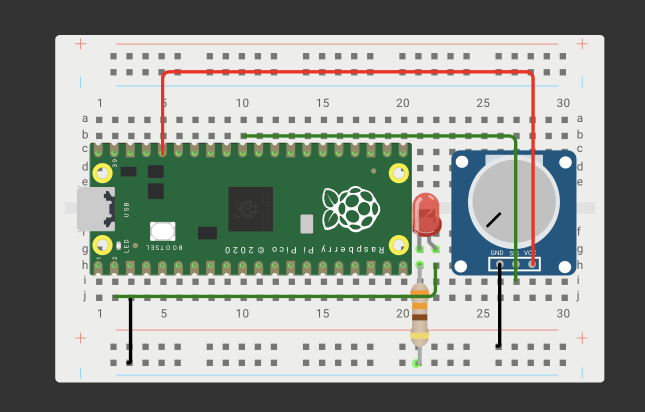
#> input picture archive/test.png, 1290 x 824 px (shown at 1/2 size)
$ python test_final.py
#> lines starting #> are read from the running program, lines starting #| are printed output that depends on the picture
import cv2
import tkinter as tk
from PIL import Image, ImageTk
from threading import Thread
import time
from typing import Dict, List


# ------------------------------
# Video function (runs in a thread)
# ------------------------------
# [34 lines left out: functions play_video, play_video_threaded, not called in this run]


# ------------------------------
# Card UI Class
# ------------------------------
class CardUI:
    def __init__(self, results: Dict[str, float], pattern_image_path: str = "test.png") -> None:
        """
        Initialize the Card Distribution UI.
        """
        self.results: Dict[str, float] = results
        self.pattern_image_path: str = pattern_image_path

        self.root: tk.Tk = tk.Tk()
        self.root.title("Card Distribution")
        self.root.attributes("-fullscreen", True)
        self.root.configure(bg="white")
        self.root.withdraw()  # hide initially

        self.title_label: tk.Label
        self.canvas: tk.Canvas
        self.fill_image: Image.Image
        self.fill_photos: List[ImageTk.PhotoImage] = []  # keep references

        self._setup_ui()

    def _setup_ui(self) -> None:
        """Setup UI elements and canvas."""
        self.title_label = tk.Label(
            self.root, text="Next Card Distribution!", font=("Arial", 36, "bold"), bg="white"
        )
        self.title_label.pack(pady=20)

        self.canvas = tk.Canvas(self.root, bg="white")
        self.canvas.pack(fill="both", expand=True)

        self.fill_image = Image.open(self.pattern_image_path).resize((50, 50))
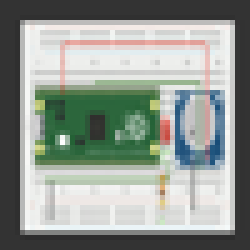
#> self.fill_image: PIL image 50x50 RGBA (shown 5 times larger); mean R, G, B, A 145, 152.2, 145.2, 255

        self._draw_bars()

    def _draw_bars(self) -> None:
        """Draw bars with pattern fills and labels."""
        self.root.update_idletasks()
        self.canvas.delete("all")
        self.fill_photos.clear()

        canvas_width: int = self.canvas.winfo_width()
        canvas_height: int = self.canvas.winfo_height()

        num_categories: int = len(self.results)
#> (the run stopped early here; a loop or call above may not have finished)
